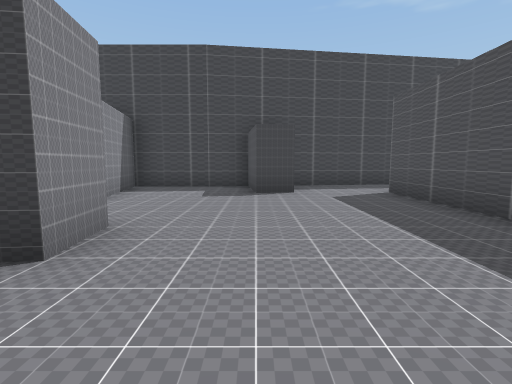
View 1 (above)

15 first-person views from a walk through a scene from a Unity 3-D project. The camera is 1.4 m above the floor, tilts 6° down and sees 85° across. The floor is counted in squares, 2 m on a side. Each view is taken from the middle of a square. On the plan, view 1 faces up. The plan holds only what a view shows up to about 9 squares ahead; the rest is blank. The place goes on beyond the plan. The player character is not drawn. Some surface patterns are stand-ins.

View 2
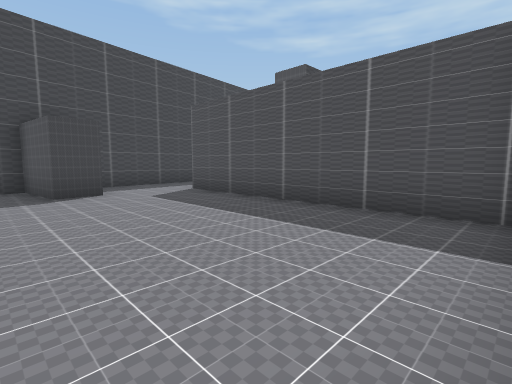

View 3
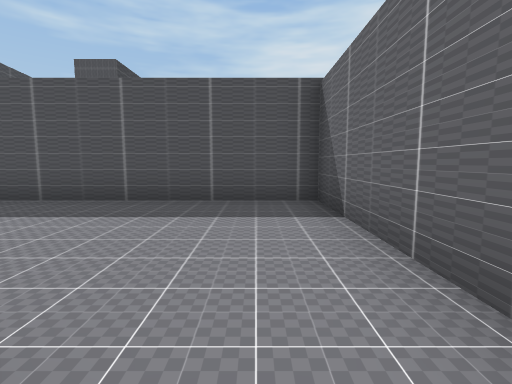

View 4
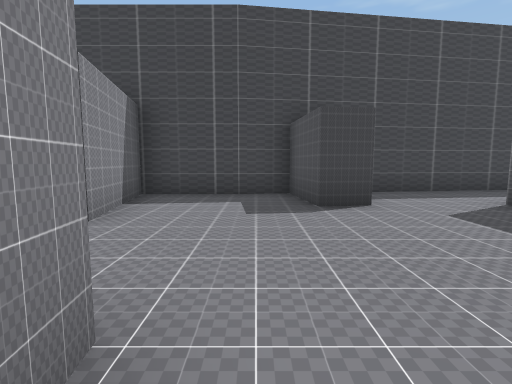

View 5
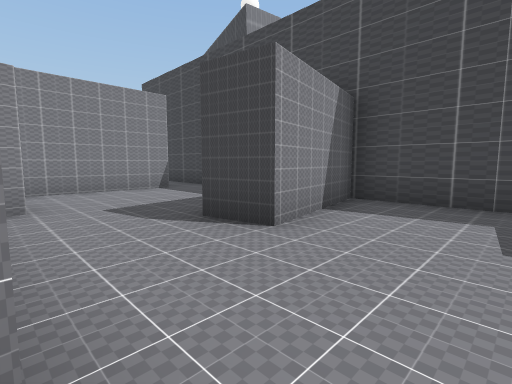

View 6
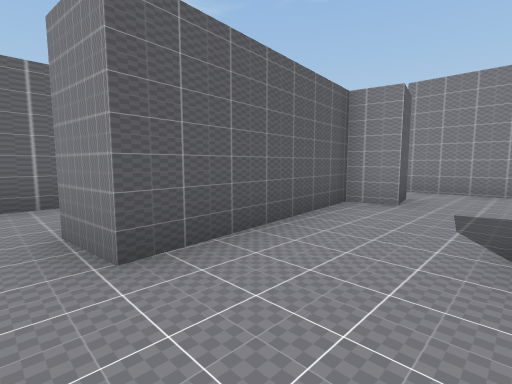

View 7
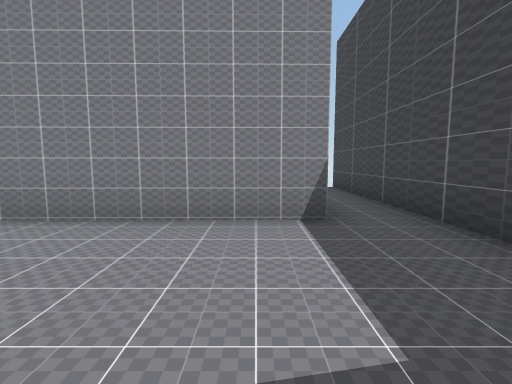

View 8
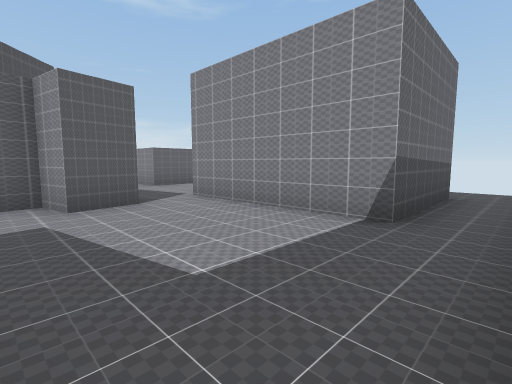

View 9
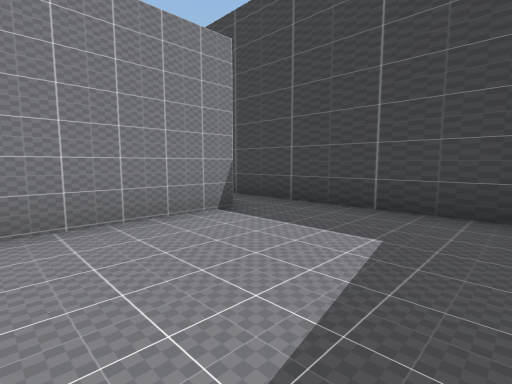

View 10
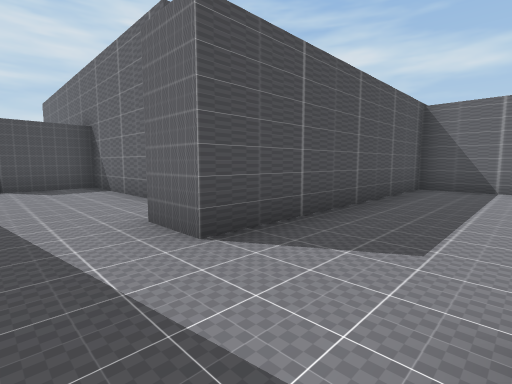

View 11
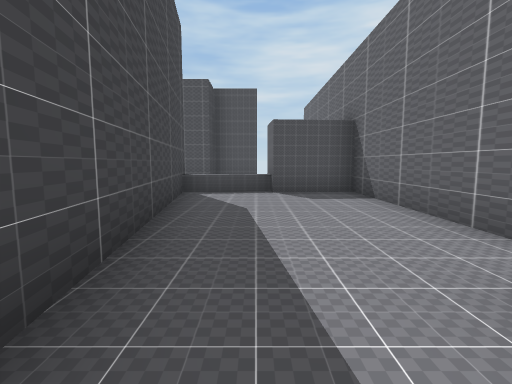

View 12
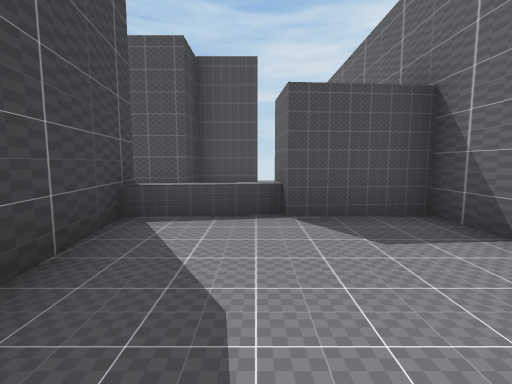

View 13
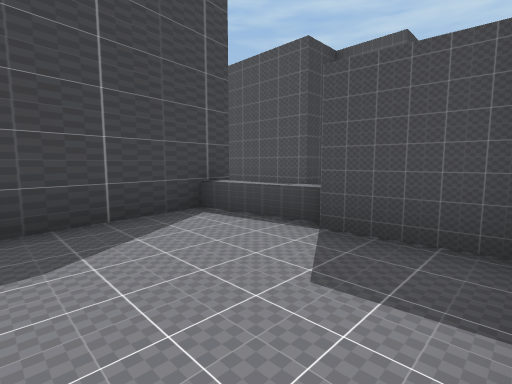

View 14
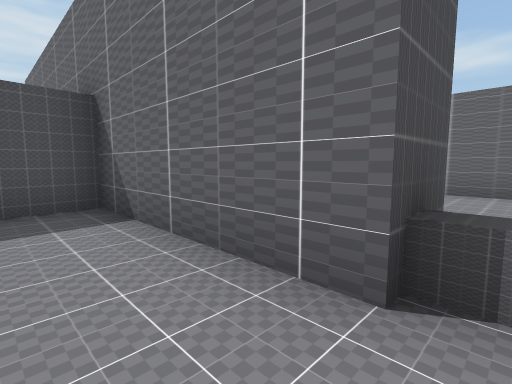

View 15
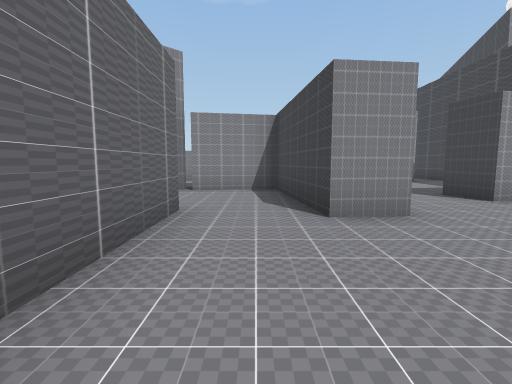

### Floor plan
Points are (right, up) in squares from view 1. A wall is a line through its corners. A room is listed if a view was taken in it or the views show most of it. See-through windows are left out.
Room 1 (views 1, 2, 4, 5, 6, 10, 11, 14, 15)
walls: (0.9, 6.5) (0, 6.4) (-0.2, 8.4) (-1.4, 8.2) (-3.6, 8.2) (-3, 5.3); (-1.6, 3) (-1.5, 1.9); (5.5, 4.5) (5.5, 5.7); (-2.1, -0.1) (3.1, -0.1) (3.1, 6.6) (4.2, 6.6); (5.3, 9.2) (1.2, 8.6)
low walls: (5, 5.4) (5.5, 5.4)
ways out: opening at (-2, 0.5) to room 2; opening at (-3.5, 4.5) to room 3; opening at (5, 7) to room 4
Room 2 (view 3)
walls: (-9.6, -0.1) (-8.8, -0.1) (-8.8, -1.1); (-1.5, 1.9) (-5.5, 1.5) (-5.1, -0.6)
ways out: opening at (-2, 0.5) to room 1; opening at (-7.5, 3) to room 3
Room 3 (views 7, 8, 9)
walls: (-7, 3.2) (-5.9, 3.4) (-5.7, 2.6) (-1.6, 3); (-5.1, 8.2) (-13.1, 8.2); (-3, 5.3) (-4.2, 5.1); (-11.6, 6.8) (-8.4, 6.9) (-8.3, 2.7)
ways out: opening at (-3.5, 4.5) to room 1; opening at (-7.5, 3) to room 2; gap at (-13, 8)
Room 4 (views 12, 13)
walls: (10.2, 9.8) (5.3, 9.2); (5.5, 5.7) (9.7, 5.7) (9.6, 7.6) (10.7, 7.7)
low walls: (9.8, 7.5) (9.5, 9.8)
ways out: opening at (5, 7) to room 1; opening at (10, 9)

Positions as (right, up) in squares from view 1, and headings:
1: (0, 0), facing up
2: (-1, 0), facing up-right
3: (-2, 1), facing right
4: (-1, 2), facing up
5: (-1, 3), facing up-left
6: (-1, 5), facing down-left
7: (-5, 6), facing left
8: (-5, 8), facing down-left
9: (-5, 4), facing up-left
10: (1, 8), facing down-right
11: (3, 8), facing right
12: (6, 8), facing right
13: (7, 6), facing up-right
14: (5, 7), facing down-right
15: (2, 1), facing left
